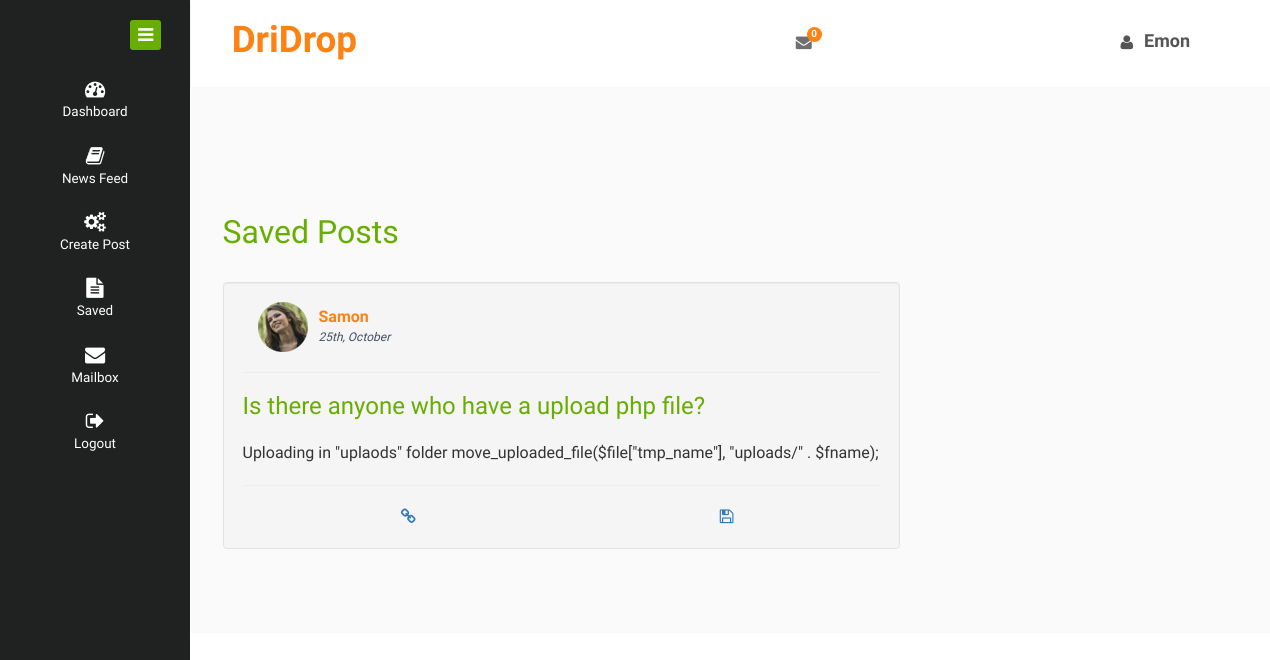
Screenshot of /saved.php (signed in) with the database file from the repository.
### tables this page shows
CREATE TABLE `user` (
  `uname` varchar(255) NOT NULL,
  `uemail` varchar(255) NOT NULL,
  `upassword` varchar(255) NOT NULL
);

CREATE TABLE `post` (
  `Pid` int(11) NOT NULL,
  `Email` varchar(255) NOT NULL,
  `Title` varchar(255) NOT NULL,
  `Msg` text NOT NULL,
  `Ptime` timestamp NOT NULL DEFAULT current_timestamp()
);

### saved.php (the view, shortened to what this page needs)
<?php
require 'controller/db_credentials.php';
?>
<!DOCTYPE HTML>
<html>
<head>
<link href="css/bootstrap.css" rel="stylesheet" type="text/css" media="all">
<link href="css/style.css" rel="stylesheet" type="text/css" media="all"/>
<link href="css/font-awesome.css" rel="stylesheet">
</head>
<body>
<div class="page-container">
   <div class="left-content">
	   <div class="mother-grid-inner">
		   <?php require 'header/navbar.php'; ?>
	   </div>
<div class="inner-block">
    <div class="inbox">
      <h2>Saved Posts</h2>
   <?php
    $psel = $conn->query("SELECT * FROM `saved` WHERE Uemail = '$email'");
      while ($row = $psel->fetch())
      {
       $pId = $row['Pid'];
       $spost = $conn->query("SELECT * FROM `post` WHERE Pid = $pId");
       while ($row = $spost->fetch())
       {
          $pId = $row['Pid'];
          $pTitle = $row['Title'];
          $pMsg = $row['Msg'];
          $pTime = date("dS, F", strtotime($row['Ptime']));
          $pEmail = $row['Email'];
       ?>
    	 <div class="col-md-8 compose-right">
    	 	<div class="well">
    	 		    <div class="col-md-8">
    	 		      <div class="profile_img">
                        <span class="prfil-img">
                        	<img src="images/p1.png" alt="">
                        </span>
    	 		    	<div class="user-name">
                <?php
                  $qry = $conn->query("SELECT uname FROM `user` WHERE uemail = '$pEmail'");
                   while ($row = $qry->fetch())
                   {
                      $name = $row['uname'];
                ?>
    	 		    			<p><?php echo $name;?></p>
                    <?php
                      }
                ?>
    	 		    		    <span><?php echo $pTime;?></span>
    	 		    	</div>
    	 		      </div>
    	 		    </div>
    	 		    <div class="profile_img">
    	 		    	<div class="clearfix"></div>
    	 		    </div>
                    <hr>
    	 		    <h3 style="color: #68AE00"><?php echo $pTitle;?></h3>
    	 		    <br>
    	 		    <p><?php echo $pMsg;?></p>
                    <hr>
			<table style="width: 100%; text-align: center;">
		    	<tbody>
		    		<tr>
              <td>
                 <a href="linktab.php?Pid=<?php echo $pId;?>"><i class="fa fa-link"></i></a>
              </td>
              <td>
                 <a href="saved_back.php?Pid=<?php echo $pId;?>"><i class="fa fa-save"></i></a>
              </td>
		    		</tr>
		    	</tbody>
		    </table>
		    </div>
    	 </div>
        <?php
        }
      }
   ?>
    </div>
   </div>
</div>
</div>
<?php require 'header/category.php'; ?>
</body>
</html>

### header/navbar.php (shortened to what this page needs)
<?php
require 'controller/db_credentials.php';
if (isset($_SESSION['uemail']))
{
	$email = $_SESSION['uemail'];
}
?>
<div class="header-main">
	<div class="header-left">
		<div class="logo-name">
			<a href="index.php">
				<h1>DriDrop</h1>
			</a>
		</div>
	   <div class="clearfix"> </div>
	</div>
	<div class="header-right">
		<div class="profile_details_left">
			<?php
			$notify = $conn->query("SELECT COUNT(Status) FROM `sharewith` WHERE Receiver = '$email' && Status = 0");
			while ($row = $notify->fetch())
			{
				$num = $row['COUNT(Status)'];
			}
?>
			<ul class="nofitications-dropdown">
				<li class="dropdown head-dpdn">
				<a href="#" class="dropdown-toggle" data-toggle="dropdown" aria-expanded="false">
					<i class="fa fa-envelope"></i>
					<span class="badge"><?php echo $num; ?></span>
				</a>
				</li>
			</ul>
			<div class="clearfix"> </div>
		</div>
		<div class="profile_details">
			<ul>
				<li class="dropdown profile_details_drop">
					<a href="#" class="dropdown-toggle" data-toggle="dropdown" aria-expanded="false">
						<div class="profile_img" style="margin-top: 0.5em;color: #555;">	<span class="prfil-img" style="margin-top: 0.5em;">
							<i class="fa fa-user"></i>
						</span>
						<div class="user-name">
							<?php
							if (isset($_SESSION['uemail']))
							{
								$email = $_SESSION['uemail'];
								$userqry = $conn->query("SELECT uname FROM `user` WHERE uemail = '$email'");
								while ($row = $userqry->fetch())
								{
									$username = $row['uname'];
								}
							}
							?>
							<h4><b><?php echo $username;?></b></h4>
						</div>
					</div>
				</a>
			</li>
		</ul>
	</div>
	<div class="clearfix"> </div>
</div>
<div class="clearfix"> </div>
</div>

### rows the page displays
user: uname "Emon"
post: Ptime "25th, October", Title "Is there anyone who have a upload php file?", Msg "Uploading in \"uplaods\" folder move_uploaded_file($file[\"tmp_name\"], \"uploads/\" . $fname);"
user: uname "Samon"

### other values shown
$num "0"
